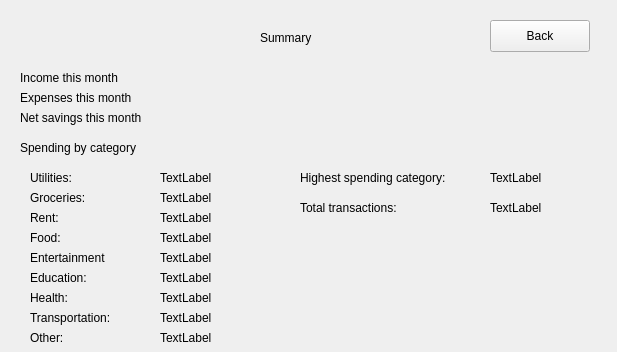
<?xml version="1.0" encoding="UTF-8"?>
<ui version="4.0">
 <class>statistics</class>
 <widget class="QWidget" name="statistics">
  <property name="geometry">
   <rect>
    <x>0</x>
    <y>0</y>
    <width>617</width>
    <height>352</height>
   </rect>
  </property>
  <property name="windowTitle">
   <string>Form</string>
  </property>
  <widget class="QLabel" name="label">
   <property name="geometry">
    <rect>
     <x>260</x>
     <y>30</y>
     <width>58</width>
     <height>16</height>
    </rect>
   </property>
   <property name="text">
    <string>Summary</string>
   </property>
  </widget>
  <widget class="QLabel" name="label_2">
   <property name="geometry">
    <rect>
     <x>20</x>
     <y>70</y>
     <width>121</width>
     <height>16</height>
    </rect>
   </property>
   <property name="text">
    <string>Income this month</string>
   </property>
  </widget>
  <widget class="QLabel" name="label_3">
   <property name="geometry">
    <rect>
     <x>20</x>
     <y>90</y>
     <width>131</width>
     <height>16</height>
    </rect>
   </property>
   <property name="text">
    <string>Expenses this month</string>
   </property>
  </widget>
  <widget class="QLabel" name="label_4">
   <property name="geometry">
    <rect>
     <x>20</x>
     <y>110</y>
     <width>151</width>
     <height>16</height>
    </rect>
   </property>
   <property name="text">
    <string>Net savings this month</string>
   </property>
  </widget>
  <widget class="QLabel" name="monthIncome">
   <property name="geometry">
    <rect>
     <x>220</x>
     <y>70</y>
     <width>58</width>
     <height>16</height>
    </rect>
   </property>
   <property name="text">
    <string/>
   </property>
  </widget>
  <widget class="QLabel" name="monthExpenses">
   <property name="geometry">
    <rect>
     <x>220</x>
     <y>90</y>
     <width>58</width>
     <height>16</height>
    </rect>
   </property>
   <property name="text">
    <string/>
   </property>
  </widget>
  <widget class="QLabel" name="monthSaving">
   <property name="geometry">
    <rect>
     <x>220</x>
     <y>110</y>
     <width>58</width>
     <height>16</height>
    </rect>
   </property>
   <property name="text">
    <string/>
   </property>
  </widget>
  <widget class="QLabel" name="label_5">
   <property name="geometry">
    <rect>
     <x>300</x>
     <y>170</y>
     <width>171</width>
     <height>16</height>
    </rect>
   </property>
   <property name="text">
    <string>Highest spending category:</string>
   </property>
  </widget>
  <widget class="QLabel" name="label_6">
   <property name="geometry">
    <rect>
     <x>20</x>
     <y>140</y>
     <width>131</width>
     <height>16</height>
    </rect>
   </property>
   <property name="text">
    <string>Spending by category</string>
   </property>
  </widget>
  <widget class="QLabel" name="label_7">
   <property name="geometry">
    <rect>
     <x>30</x>
     <y>170</y>
     <width>58</width>
     <height>16</height>
    </rect>
   </property>
   <property name="text">
    <string>Utilities:</string>
   </property>
  </widget>
  <widget class="QLabel" name="label_8">
   <property name="geometry">
    <rect>
     <x>30</x>
     <y>190</y>
     <width>61</width>
     <height>16</height>
    </rect>
   </property>
   <property name="text">
    <string>Groceries:</string>
   </property>
  </widget>
  <widget class="QLabel" name="label_9">
   <property name="geometry">
    <rect>
     <x>30</x>
     <y>210</y>
     <width>58</width>
     <height>16</height>
    </rect>
   </property>
   <property name="text">
    <string>Rent:</string>
   </property>
  </widget>
  <widget class="QLabel" name="label_10">
   <property name="geometry">
    <rect>
     <x>30</x>
     <y>230</y>
     <width>58</width>
     <height>16</height>
    </rect>
   </property>
   <property name="text">
    <string>Food:</string>
   </property>
  </widget>
  <widget class="QLabel" name="label_11">
   <property name="geometry">
    <rect>
     <x>30</x>
     <y>250</y>
     <width>91</width>
     <height>16</height>
    </rect>
   </property>
   <property name="text">
    <string>Entertainment</string>
   </property>
  </widget>
  <widget class="QLabel" name="label_12">
   <property name="geometry">
    <rect>
     <x>30</x>
     <y>270</y>
     <width>71</width>
     <height>16</height>
    </rect>
   </property>
   <property name="text">
    <string>Education:</string>
   </property>
  </widget>
  <widget class="QLabel" name="label_13">
   <property name="geometry">
    <rect>
     <x>30</x>
     <y>290</y>
     <width>58</width>
     <height>16</height>
    </rect>
   </property>
   <property name="text">
    <string>Health:</string>
   </property>
  </widget>
  <widget class="QLabel" name="Highestspending">
   <property name="geometry">
    <rect>
     <x>490</x>
     <y>170</y>
     <width>58</width>
     <height>16</height>
    </rect>
   </property>
   <property name="text">
    <string>TextLabel</string>
   </property>
  </widget>
  <widget class="QLabel" name="Utilities">
   <property name="geometry">
    <rect>
     <x>160</x>
     <y>170</y>
     <width>58</width>
     <height>16</height>
    </rect>
   </property>
   <property name="text">
    <string>TextLabel</string>
   </property>
  </widget>
  <widget class="QLabel" name="Groceries">
   <property name="geometry">
    <rect>
     <x>160</x>
     <y>190</y>
     <width>58</width>
     <height>16</height>
    </rect>
   </property>
   <property name="text">
    <string>TextLabel</string>
   </property>
  </widget>
  <widget class="QLabel" name="Rent">
   <property name="geometry">
    <rect>
     <x>160</x>
     <y>210</y>
     <width>58</width>
     <height>16</height>
    </rect>
   </property>
   <property name="text">
    <string>TextLabel</string>
   </property>
  </widget>
  <widget class="QLabel" name="Food">
   <property name="geometry">
    <rect>
     <x>160</x>
     <y>230</y>
     <width>58</width>
     <height>16</height>
    </rect>
   </property>
   <property name="text">
    <string>TextLabel</string>
   </property>
  </widget>
  <widget class="QLabel" name="Entertainment">
   <property name="geometry">
    <rect>
     <x>160</x>
     <y>250</y>
     <width>58</width>
     <height>16</height>
    </rect>
   </property>
   <property name="text">
    <string>TextLabel</string>
   </property>
  </widget>
  <widget class="QLabel" name="Education">
   <property name="geometry">
    <rect>
     <x>160</x>
     <y>270</y>
     <width>58</width>
     <height>16</height>
    </rect>
   </property>
   <property name="text">
    <string>TextLabel</string>
   </property>
  </widget>
  <widget class="QLabel" name="Health">
   <property name="geometry">
    <rect>
     <x>160</x>
     <y>290</y>
     <width>58</width>
     <height>16</height>
    </rect>
   </property>
   <property name="text">
    <string>TextLabel</string>
   </property>
  </widget>
  <widget class="QLabel" name="label_14">
   <property name="geometry">
    <rect>
     <x>300</x>
     <y>200</y>
     <width>131</width>
     <height>16</height>
    </rect>
   </property>
   <property name="text">
    <string>Total transactions:</string>
   </property>
  </widget>
  <widget class="QLabel" name="totalTransactions">
   <property name="geometry">
    <rect>
     <x>490</x>
     <y>200</y>
     <width>58</width>
     <height>16</height>
    </rect>
   </property>
   <property name="text">
    <string>TextLabel</string>
   </property>
  </widget>
  <widget class="QLabel" name="label_15">
   <property name="geometry">
    <rect>
     <x>30</x>
     <y>310</y>
     <width>101</width>
     <height>16</height>
    </rect>
   </property>
   <property name="text">
    <string>Transportation:</string>
   </property>
  </widget>
  <widget class="QLabel" name="Transportation">
   <property name="geometry">
    <rect>
     <x>160</x>
     <y>310</y>
     <width>58</width>
     <height>16</height>
    </rect>
   </property>
   <property name="text">
    <string>TextLabel</string>
   </property>
  </widget>
  <widget class="QLabel" name="label_16">
   <property name="geometry">
    <rect>
     <x>30</x>
     <y>330</y>
     <width>58</width>
     <height>16</height>
    </rect>
   </property>
   <property name="text">
    <string>Other:</string>
   </property>
  </widget>
  <widget class="QLabel" name="Other">
   <property name="geometry">
    <rect>
     <x>160</x>
     <y>330</y>
     <width>58</width>
     <height>16</height>
    </rect>
   </property>
   <property name="text">
    <string>TextLabel</string>
   </property>
  </widget>
  <widget class="QPushButton" name="back1Button">
   <property name="geometry">
    <rect>
     <x>490</x>
     <y>20</y>
     <width>100</width>
     <height>32</height>
    </rect>
   </property>
   <property name="text">
    <string>Back</string>
   </property>
  </widget>
 </widget>
 <resources/>
 <connections/>
</ui>
